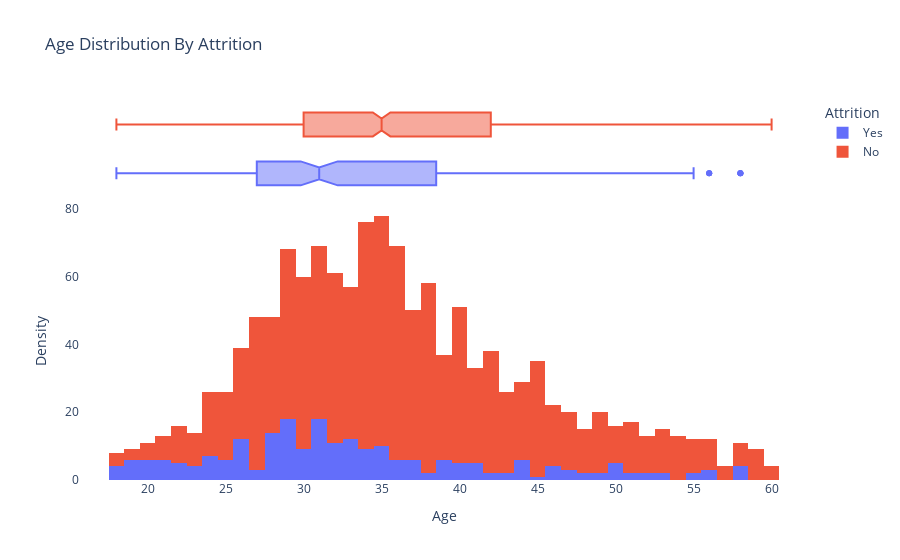

The notebook cell saved with this chart:
### Code cell
newdf['Attrition'] = newdf['Attrition'].map({1: 'Yes', 0: 'No'})

fig = px.histogram(newdf,
                  x="Age",
                  color="Attrition",
                  title="Age Distribution By Attrition",
                  
                  template="plotly",
                  marginal="box"
)

fig.update_layout(
    xaxis_title="Age",
    yaxis_title="Density",
    legend_title="Attrition",
    showlegend=True,
    plot_bgcolor="white",
)

fig.show()

### Figure 1 — Plotly figure (JSON) as saved in the notebook; plotly's stock layout.template omitted (floating-point values rounded to 4 significant figures; data arrays with more than 128 entries replaced by an {"elided": "..."} marker saying what was removed)
{"data": [{"alignmentgroup": "True", "bingroup": "x", "hovertemplate": "Attrition=Yes<br>Age=%{x}<br>count=%{y}<extra></extra>", "legendgroup": "Yes", "marker": {"color": "#636efa", "pattern": {"shape": ""}}, "name": "Yes", "offsetgroup": "Yes", "orientation": "v", "showlegend": true, "type": "histogram", "x": {"elided": "232 int values"}, "xaxis": "x", "yaxis": "y"}, {"alignmentgroup": "True", "hovertemplate": "Attrition=Yes<br>Age=%{x}<extra></extra>", "legendgroup": "Yes", "marker": {"color": "#636efa"}, "name": "Yes", "notched": true, "offsetgroup": "Yes", "showlegend": false, "type": "box", "x": {"elided": "232 int values"}, "xaxis": "x2", "yaxis": "y2"}, {"alignmentgroup": "True", "bingroup": "x", "hovertemplate": "Attrition=No<br>Age=%{x}<br>count=%{y}<extra></extra>", "legendgroup": "No", "marker": {"color": "#EF553B", "pattern": {"shape": ""}}, "name": "No", "offsetgroup": "No", "orientation": "v", "showlegend": true, "type": "histogram", "x": {"elided": "1124 int values"}, "xaxis": "x", "yaxis": "y"}, {"alignmentgroup": "True", "hovertemplate": "Attrition=No<br>Age=%{x}<extra></extra>", "legendgroup": "No", "marker": {"color": "#EF553B"}, "name": "No", "notched": true, "offsetgroup": "No", "showlegend": false, "type": "box", "x": {"elided": "1124 int values"}, "xaxis": "x2", "yaxis": "y2"}], "layout": {"barmode": "relative", "legend": {"title": {"text": "Attrition"}, "tracegroupgap": 0}, "plot_bgcolor": "white", "showlegend": true, "title": {"text": "Age Distribution By Attrition"}, "xaxis": {"anchor": "y", "domain": [0, 1], "title": {"text": "Age"}}, "xaxis2": {"anchor": "y2", "domain": [0, 1], "matches": "x", "showgrid": true, "showticklabels": false}, "yaxis": {"anchor": "x", "domain": [0, 0.7326], "title": {"text": "Density"}}, "yaxis2": {"anchor": "x2", "domain": [0.7426, 1], "matches": "y2", "showgrid": false, "showline": false, "showticklabels": false, "ticks": ""}}}
